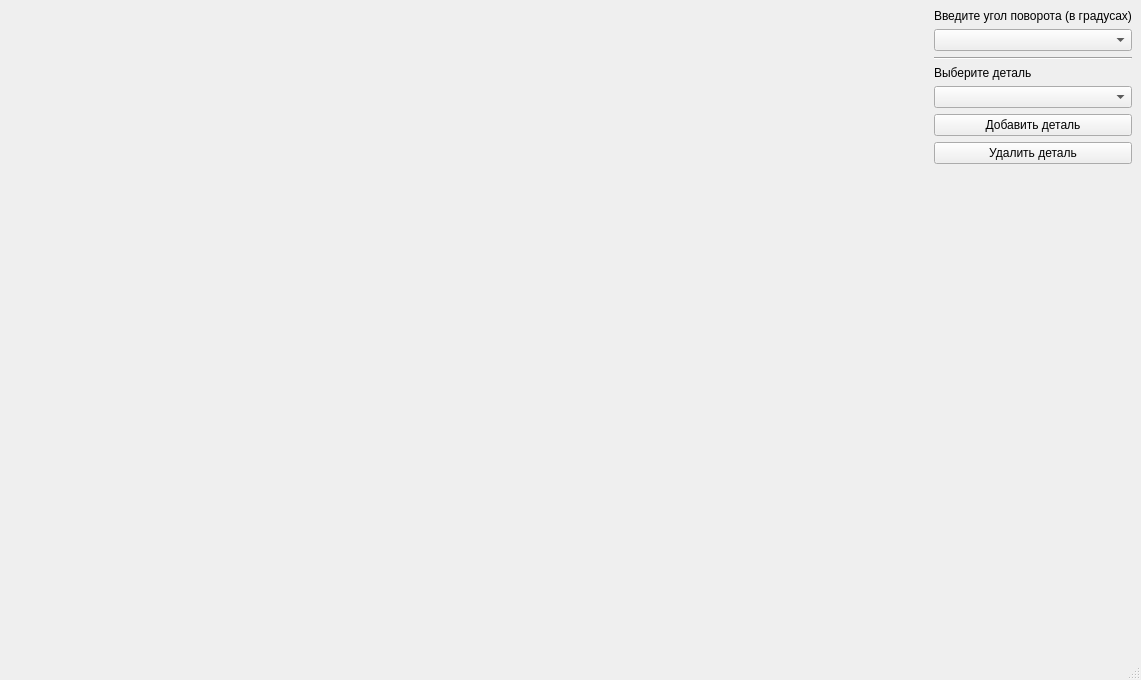
<?xml version="1.0" encoding="UTF-8"?>
<ui version="4.0">
 <class>MainWindow</class>
 <widget class="QMainWindow" name="MainWindow">
  <property name="geometry">
   <rect>
    <x>0</x>
    <y>0</y>
    <width>1141</width>
    <height>680</height>
   </rect>
  </property>
  <property name="windowTitle">
   <string>QT + OpenGl</string>
  </property>
  <widget class="QWidget" name="centralwidget">
   <layout class="QHBoxLayout" name="horizontalLayout">
    <item>
     <widget class="ViewportWidget" name="mOpenGLViewport" native="true">
      <property name="sizePolicy">
       <sizepolicy hsizetype="Expanding" vsizetype="Preferred">
        <horstretch>0</horstretch>
        <verstretch>0</verstretch>
       </sizepolicy>
      </property>
      <property name="maximumSize">
       <size>
        <width>16777215</width>
        <height>16777215</height>
       </size>
      </property>
     </widget>
    </item>
    <item>
     <layout class="QVBoxLayout" name="verticalLayout">
      <item>
       <widget class="QLabel" name="rotateLabel">
        <property name="text">
         <string>Введите угол поворота (в градусах)</string>
        </property>
       </widget>
      </item>
      <item>
       <widget class="QComboBox" name="rotateAxisBox"/>
      </item>
      <item>
       <widget class="Line" name="line">
        <property name="orientation">
         <enum>Qt::Horizontal</enum>
        </property>
       </widget>
      </item>
      <item>
       <widget class="QLabel" name="label">
        <property name="text">
         <string>Выберите деталь</string>
        </property>
       </widget>
      </item>
      <item>
       <widget class="QComboBox" name="typeDetailBox"/>
      </item>
      <item>
       <widget class="QPushButton" name="addDetail">
        <property name="text">
         <string>Добавить деталь</string>
        </property>
       </widget>
      </item>
      <item>
       <widget class="QPushButton" name="removeDetail">
        <property name="text">
         <string>Удалить деталь</string>
        </property>
       </widget>
      </item>
      <item>
       <layout class="QVBoxLayout" name="verticalLayout_5"/>
      </item>
      <item>
       <spacer name="verticalSpacer">
        <property name="orientation">
         <enum>Qt::Vertical</enum>
        </property>
        <property name="sizeHint" stdset="0">
         <size>
          <width>20</width>
          <height>40</height>
         </size>
        </property>
       </spacer>
      </item>
     </layout>
    </item>
   </layout>
  </widget>
  <widget class="QStatusBar" name="statusbar"/>
  <action name="action_Exit">
   <property name="text">
    <string>&amp;Exit</string>
   </property>
  </action>
 </widget>
 <customwidgets>
  <customwidget>
   <class>ViewportWidget</class>
   <extends>QWidget</extends>
   <header>viewportwidget.h</header>
   <container>1</container>
  </customwidget>
 </customwidgets>
 <resources/>
 <connections/>
</ui>
